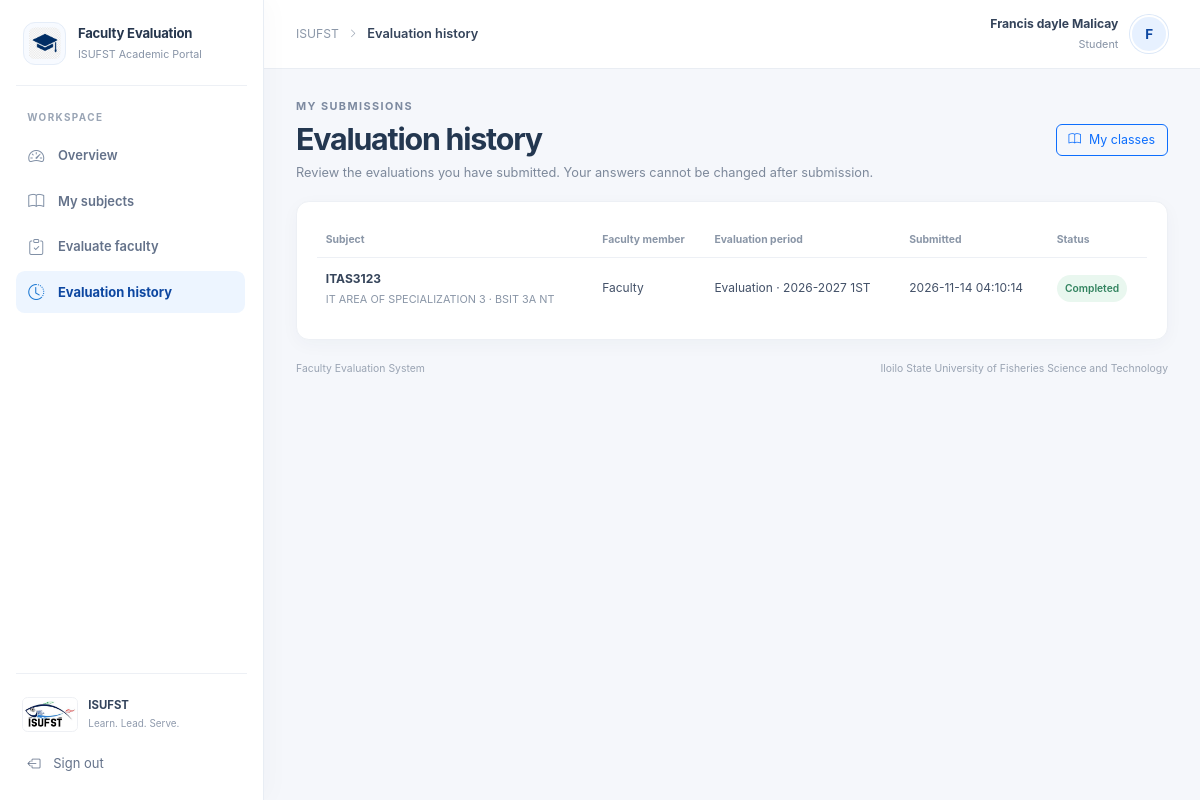
/faculty_evaluation_system/student/history.php (signed in), run on the app's committed database.
### tables this page shows
CREATE TABLE `users` (
  `id` int(11) NOT NULL,
  `full_name` varchar(150) NOT NULL,
  `email` varchar(150) NOT NULL,
  `password_hash` varchar(255) NOT NULL,
  `role` enum('admin','student','faculty') NOT NULL,
  `status` enum('active','inactive') DEFAULT 'active',
  `created_at` timestamp NULL DEFAULT current_timestamp()
);

CREATE TABLE `evaluations` (
  `id` int(11) NOT NULL,
  `student_id` int(11) NOT NULL,
  `class_section_id` int(11) NOT NULL,
  `evaluation_period_id` int(11) NOT NULL,
  `overall_comment` text DEFAULT NULL,
  `submitted_at` timestamp NULL DEFAULT current_timestamp()
);

CREATE TABLE `subjects` (
  `id` int(11) NOT NULL,
  `subject_code` varchar(30) NOT NULL,
  `subject_name` varchar(150) NOT NULL,
  `units` int(11) DEFAULT 3
);

CREATE TABLE `class_sections` (
  `id` int(11) NOT NULL,
  `subject_id` int(11) NOT NULL,
  `faculty_id` int(11) NOT NULL,
  `academic_term_id` int(11) NOT NULL,
  `section_name` varchar(50) NOT NULL
);

CREATE TABLE `evaluation_periods` (
  `id` int(11) NOT NULL,
  `academic_term_id` int(11) NOT NULL,
  `title` varchar(100) NOT NULL,
  `start_date` date NOT NULL,
  `end_date` date NOT NULL,
  `status` enum('upcoming','open','closed') DEFAULT 'upcoming'
);

CREATE TABLE `academic_terms` (
  `id` int(11) NOT NULL,
  `school_year` varchar(20) NOT NULL,
  `semester` varchar(30) NOT NULL,
  `is_active` tinyint(1) DEFAULT 0
);

### faculty_evaluation_system/includes/auth.php (called while the page is built, shortened)
<?php
function appPath(string $path): string
{
    return '/' . (APP_BASE_PATH !== '' ? APP_BASE_PATH . '/' : '') . ltrim($path, '/');
}
function currentUser(): ?array
{
    $userId = filter_var($_SESSION['user']['id'] ?? null, FILTER_VALIDATE_INT);
    require_once __DIR__ . '/../config/database.php';
    $stmt = $conn->prepare(
        'SELECT full_name, email, role, status
         FROM users
         WHERE id = ?
         LIMIT 1'
    );
    $stmt->bind_param('i', $userId);
    $stmt->execute();
    $account = $stmt->get_result()->fetch_assoc();
    return $_SESSION['user'];
}
function requireLogin(): array
{
    $user = currentUser();
    return $user;
}
function requireRole(string $role): array
{
    $user = requireLogin();
    return $user;
}

### faculty_evaluation_system/includes/branding.php (called while the page is built, shortened)
<?php
function systemImagePath(string $image): string
{
    $images = [
        'campus' => '468365392_550426124407386_550347314913598589_n.jpg',
        'isufst' => 'ISUFST.jpg',
        'logo' => 'OIP.jfif',
        'graduation' => 'JQrqEuPrzXBuYJHnjxO-WqW5I9ZhINAhPb4AfIgzFprT_s3DW4tWSRl0aUGU1GscBuMfR_9OGn0KxQhahH6ypfHpoOIDYzQOan5kbb3foW05hQniQrkdUx9bgLG3_R3I4JjXL9-oBpCSR4Lexvaiv6Fy_t-d7FSBzIeU6AsEUuOpc4A82CocjYINsLxJQA0h.jfif',
        'blue' => 'pngtree-blue-background-photos-download-free-wallpaper-hd-dynamic-colorful-guardian-texture-picture-image_2712471.jpg',
    ];
    return appPath('assets/images/' . $images[$image]);
}

### faculty_evaluation_system/student/history.php (the view, shortened to what this page needs)
<?php
require_once __DIR__ . '/../includes/auth.php';
require_once __DIR__ . '/../includes/portal.php';
require_once __DIR__ . '/../config/database.php';
$user = requireRole('student');
$userId = (int) $user['id'];
$profileStmt = $conn->prepare('SELECT id FROM students WHERE user_id = ? LIMIT 1');
$profileStmt->bind_param('i', $userId);
$profileStmt->execute();
$profile = $profileStmt->get_result()->fetch_assoc();
$history = [];
if ($profile !== null) {
    $studentId = (int) $profile['id'];
    $historyStmt = $conn->prepare(
        'SELECT ev.id, ev.submitted_at, ep.title AS period_title,
                at.school_year, at.semester, s.subject_code, s.subject_name,
                cs.section_name, u.full_name AS faculty_name
         FROM evaluations ev
         INNER JOIN class_sections cs ON cs.id = ev.class_section_id
         INNER JOIN subjects s ON s.id = cs.subject_id
         INNER JOIN faculty f ON f.id = cs.faculty_id
         INNER JOIN users u ON u.id = f.user_id
         INNER JOIN academic_terms at ON at.id = cs.academic_term_id
         INNER JOIN evaluation_periods ep ON ep.id = ev.evaluation_period_id
         WHERE ev.student_id = ?
         ORDER BY ev.submitted_at DESC'
    );
    $historyStmt->bind_param('i', $studentId);
    $historyStmt->execute();
    $history = $historyStmt->get_result()->fetch_all(MYSQLI_ASSOC);
}
renderPortalPage('Evaluation history', $user, static function () use ($profile, $history): void {
    ?>
    <section class="page-heading-row">
        <div>
            <p class="eyebrow">MY SUBMISSIONS</p>
            <h1>Evaluation history</h1>
            <p>Review the evaluations you have submitted. Your answers cannot be changed after submission.</p>
        </div>
        <a class="btn btn-outline-primary" href="<?= htmlspecialchars(appPath('student/dashboard.php#classes'), ENT_QUOTES, 'UTF-8') ?>"><i class="bi bi-book me-2" aria-hidden="true"></i>My classes</a>
    </section>
    <section class="content-card management-list-card">
        <?php if ($profile === null): ?>
            <div class="alert alert-warning portal-alert" role="alert">Your account is not linked to a student profile. Please contact the system administrator.</div>
        <?php elseif ($history === []): ?>
            <?php dashboardEmptyState('You have not submitted any evaluations yet.'); ?>
        <?php else: ?>
            <div class="table-responsive">
                <table class="table portal-table align-middle mb-0">
                    <thead><tr><th>Subject</th><th>Faculty member</th><th>Evaluation period</th><th>Submitted</th><th>Status</th></tr></thead>
                    <tbody>
                    <?php foreach ($history as $submission): ?>
                        <tr>
                            <td><strong><?= htmlspecialchars($submission['subject_code'], ENT_QUOTES, 'UTF-8') ?></strong><span class="table-subtext"><?= htmlspecialchars($submission['subject_name'] . ' · ' . $submission['section_name'], ENT_QUOTES, 'UTF-8') ?></span></td>
                            <td><?= htmlspecialchars($submission['faculty_name'], ENT_QUOTES, 'UTF-8') ?></td>
                            <td><?= htmlspecialchars($submission['period_title'] . ' · ' . $submission['school_year'] . ' ' . $submission['semester'], ENT_QUOTES, 'UTF-8') ?></td>
                            <td><?= htmlspecialchars((string) $submission['submitted_at'], ENT_QUOTES, 'UTF-8') ?></td>
                            <td><span class="status-badge status-complete">Completed</span></td>
                        </tr>
                    <?php endforeach; ?>
                    </tbody>
                </table>
            </div>
        <?php endif; ?>
    </section>
    <?php
});

### faculty_evaluation_system/includes/portal.php (shortened to what this page needs)
<?php
require_once __DIR__ . '/branding.php';
function portalNavigation(string $role): array
{
    $navigation = [
        'admin' => [
            ['Overview', 'speedometer2', 'admin/dashboard.php', true],
            ['Students', 'people', 'admin/manage.php?module=students', true],
            ['Faculty Members', 'person-video3', 'admin/manage.php?module=faculty', true],
            ['Departments', 'diagram-3', 'admin/manage.php?module=departments', true],
            ['Subjects', 'book', 'admin/manage.php?module=subjects', true],
            ['Class Sections', 'collection', 'admin/manage.php?module=sections', true],
            ['Enrollments', 'person-check', 'admin/manage.php?module=enrollments', true],
            ['Academic Terms', 'calendar3', 'admin/manage.php?module=terms', true],
            ['Evaluation Periods', 'calendar-event', 'admin/manage.php?module=periods', true],
            ['Evaluation Questions', 'patch-question', 'admin/manage.php?module=questions', true],
            ['Evaluation monitoring', 'clipboard-check', 'admin/reports.php?view=completion', true],
            ['Evaluation results', 'clipboard-data', 'admin/reports.php?view=results', true],
            ['Reports', 'bar-chart', 'admin/reports.php?view=reports', true],
            ['Settings', 'gear', null, false],
        ],
        'student' => [
            ['Overview', 'speedometer2', 'student/dashboard.php', true],
            ['My subjects', 'book', 'student/dashboard.php#classes', true],
            ['Evaluate faculty', 'clipboard-check', 'student/dashboard.php#classes', true],
            ['Evaluation history', 'clock-history', 'student/history.php', true],
        ],
        'faculty' => [
            ['Overview', 'speedometer2', 'faculty/dashboard.php', true],
            ['My subjects', 'book', 'faculty/dashboard.php#assignments', true],
            ['Performance results', 'bar-chart', 'faculty/results.php', true],
        ],
    ];
    return $navigation[$role] ?? [];
}
function renderPortalPage(string $title, array $user, callable $content): void
{
    $role = (string) ($user['role'] ?? '');
    $logoutPath = appPath('logout.php');
    $logoImage = htmlspecialchars(systemImagePath('logo'), ENT_QUOTES, 'UTF-8');
    $graduationImage = htmlspecialchars(systemImagePath('graduation'), ENT_QUOTES, 'UTF-8');
    $navigation = portalNavigation($role);
    $initial = strtoupper(substr((string) ($user['full_name'] ?? 'U'), 0, 1));
    ?>
    <!DOCTYPE html>
    <html lang="en">
    <head>
        <link href="https://cdn.jsdelivr.net/npm/bootstrap@5.3.3/dist/css/bootstrap.min.css" rel="stylesheet">
        <link href="https://cdn.jsdelivr.net/npm/bootstrap-icons@1.11.3/font/bootstrap-icons.min.css" rel="stylesheet">
        <link href="<?= htmlspecialchars(appPath('assets/css/style.css'), ENT_QUOTES, 'UTF-8') ?>" rel="stylesheet">
    </head>
    <body class="portal-page">
        <div class="portal-shell">
            <aside class="portal-sidebar" id="portal-sidebar">
                <a class="sidebar-brand" href="<?= htmlspecialchars(appPath($role . '/dashboard.php'), ENT_QUOTES, 'UTF-8') ?>">
                    <img class="sidebar-cap" src="<?= $graduationImage ?>" alt="">
                    <span class="sidebar-brand-copy">
                        <strong>Faculty Evaluation</strong>
                        <small>ISUFST Academic Portal</small>
                    </span>
                </a>
                <div class="sidebar-section-label">WORKSPACE</div>
                <nav class="sidebar-nav" aria-label="Main navigation">
                    <?php foreach ($navigation as [$label, $icon, $path, $enabled]): ?>
                        <?php if ($enabled): ?>
                            <?php
                            $pathOnly = parse_url($path, PHP_URL_PATH) ?: $path;
                            $isManagementLink = strpos($path, 'module=') !== false;
                            $isReportLink = strpos($path, 'admin/reports.php?view=') === 0;
                            $isDashboardLink = basename($pathOnly) === 'dashboard.php';
                            $isActive = false;
                            if ($isManagementLink) {
                                $isActive = isset($_GET['module'])
                                    && strpos($path, 'module=' . rawurlencode((string) $_GET['module'])) !== false;
                            } elseif ($isDashboardLink && $path === $role . '/dashboard.php') {
                                $isActive = basename($_SERVER['SCRIPT_NAME'] ?? '') === 'dashboard.php';
                            } elseif (!$isDashboardLink) {
                                $isActive = basename($_SERVER['SCRIPT_NAME'] ?? '') === basename($pathOnly);
                            }
                            ?>
                            <a class="sidebar-link<?= $isActive ? ' active' : '' ?>" href="<?= htmlspecialchars(appPath($path), ENT_QUOTES, 'UTF-8') ?>"<?= $isActive ? ' aria-current="page"' : '' ?>>
                                <i class="bi bi-<?= htmlspecialchars($icon, ENT_QUOTES, 'UTF-8') ?>" aria-hidden="true"></i>
                                <span><?= htmlspecialchars($label, ENT_QUOTES, 'UTF-8') ?></span>
                            </a>
                        <?php endif; ?>
                    <?php endforeach; ?>
                </nav>
                <div class="sidebar-bottom">
                    <div class="sidebar-university">
                        <img src="<?= $logoImage ?>" alt="ISUFST logo">
                        <span><strong>ISUFST</strong><small>Learn. Lead. Serve.</small></span>
                    </div>
                    <form method="post" action="<?= htmlspecialchars($logoutPath, ENT_QUOTES, 'UTF-8') ?>">
                        <button class="sidebar-logout" type="submit">
                            <i class="bi bi-box-arrow-left" aria-hidden="true"></i>
                            <span>Sign out</span>
                        </button>
                    </form>
                </div>
            </aside>
            <div class="portal-main">
                <header class="portal-topbar">
                    <div class="d-flex align-items-center gap-3">
                        <div class="topbar-context">
                            <span>ISUFST</span><i class="bi bi-chevron-right" aria-hidden="true"></i>
                            <strong><?= htmlspecialchars($title, ENT_QUOTES, 'UTF-8') ?></strong>
                        </div>
                    </div>
                    <div class="topbar-user">
                        <div class="topbar-user-copy">
                            <strong><?= htmlspecialchars($user['full_name'] ?? '', ENT_QUOTES, 'UTF-8') ?></strong>
                            <span><?= htmlspecialchars(ucfirst($role), ENT_QUOTES, 'UTF-8') ?></span>
                        </div>
                        <div class="user-avatar" aria-hidden="true"><?= htmlspecialchars($initial, ENT_QUOTES, 'UTF-8') ?></div>
                    </div>
                </header>
                <main class="portal-content">
                    <?php $content(); ?>
                    <footer class="portal-footer">
                        <span>Faculty Evaluation System</span>
                        <span>Iloilo State University of Fisheries Science and Technology</span>
                    </footer>
                </main>
            </div>
        </div>
    </body>
    </html>
    <?php
}
    ?>

### data on the page
users: full_name "Francis dayle Malicay", role "Student", full_name "F"
evaluations: subjects.subject_code "ITAS3123", subjects.subject_name "IT AREA OF SPECIALIZATION 3 · BSIT 3A NT", users.full_name "Faculty", evaluation_period.semester "Evaluation · 2026-2027 1ST", submitted_at "2026-11-14 04:10:14"

### other printed values
$label "Overview"
$label "My subjects"
$label "Evaluate faculty"
$label "Evaluation history"
$title "Evaluation history"
